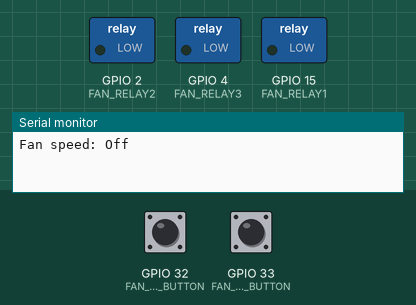
Recording of a sketch running on a simulated ESP32. On the bench: switched loads named in the sketch (green lamp = pin HIGH), the last lines printed to the serial monitor. The test bench sets the inputs (shaded band); at power-on: GPIO 33 (FAN_UP_BUTTON) HIGH, GPIO 32 (FAN_DOWN_BUTTON) HIGH. EEPROM starts erased.

Above: at 1.2 s.
1.3 s: GPIO 33 (FAN_UP_BUTTON) pulled LOW for 0.15 s
At 2.0 s:
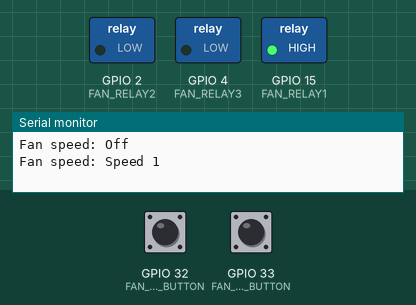
2.9 s: GPIO 33 (FAN_UP_BUTTON) pulled LOW for 1 s
At 3.2 s:
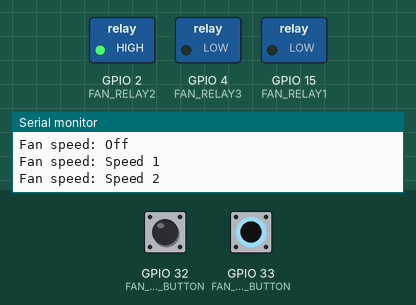
5.4 s: GPIO 33 (FAN_UP_BUTTON) pulled LOW for 0.15 s
At 6.3 s:
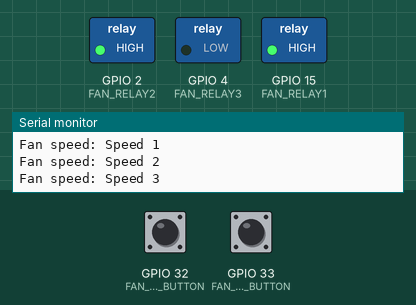
7.0 s: GPIO 33 (FAN_UP_BUTTON) pulled LOW for 3.2 s
At 7.6 s:
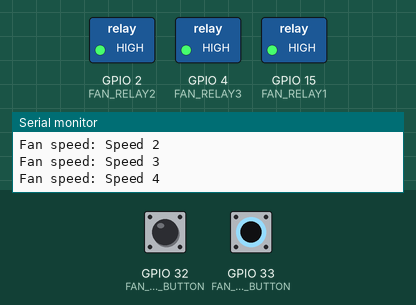
11.7 s: GPIO 32 (FAN_DOWN_BUTTON) pulled LOW for 0.15 s
At 12.3 s:
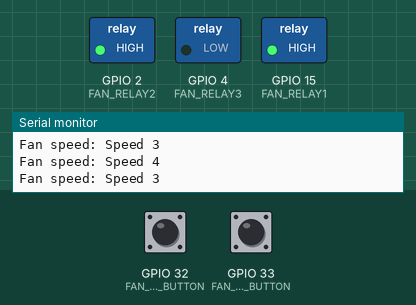
13.3 s: GPIO 32 (FAN_DOWN_BUTTON) pulled LOW for 1 s
At 13.6 s:
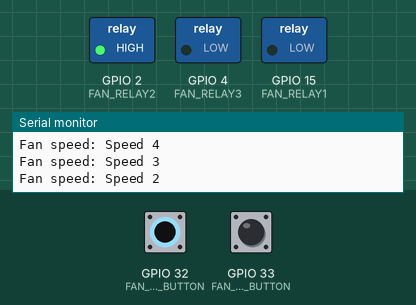
Timing chart, 0 to 16.3 s (numbered marks = the images above; inputs shaded):
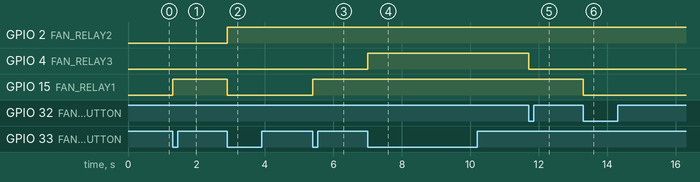

Measured:
- after the input at 1.3 s, GPIO 15 (FAN_RELAY1): LOW → HIGH at once
- after the input at 2.9 s, GPIO 2 (FAN_RELAY2): LOW → HIGH at once; GPIO 15 (FAN_RELAY1): HIGH → LOW at once
- after the input at 5.4 s, GPIO 15 (FAN_RELAY1): LOW → HIGH at once
- after the input at 7.0 s, GPIO 4 (FAN_RELAY3): LOW → HIGH at once
- after the input at 11.7 s, GPIO 4 (FAN_RELAY3): HIGH → LOW at once
- after the input at 13.3 s, GPIO 15 (FAN_RELAY1): HIGH → LOW at once

The sketch:

Fan.ino
```cpp
#include <Preferences.h>

// Define the GPIO pins for the fan relays
#define FAN_RELAY1 15
#define FAN_RELAY2 2
#define FAN_RELAY3 4

// Define the GPIO pins for the fan buttons
#define FAN_UP_BUTTON 33
#define FAN_DOWN_BUTTON 32


int currentSpeed = 0;
Preferences preferences;

// Debounce variables
unsigned long lastDebounceTimeUp = 0;
unsigned long lastDebounceTimeDown = 0;
unsigned long debounceDelay = 50; // 50 milliseconds

// To track button press state
bool buttonUpPressed = false;
bool buttonDownPressed = false;

void setup() {
    Serial.begin(9600);

    // Open the Preferences namespace
    preferences.begin("fan_state", false);

    // Set the fan relay pins as outputs
    pinMode(FAN_RELAY1, OUTPUT);
    pinMode(FAN_RELAY2, OUTPUT);
    pinMode(FAN_RELAY3, OUTPUT);

    // Set the fan button pins as inputs with pull-up resistors
    pinMode(FAN_UP_BUTTON, INPUT_PULLUP);
    pinMode(FAN_DOWN_BUTTON, INPUT_PULLUP);

    // Restore the last fan speed from the preferences
    currentSpeed = preferences.getInt("current_speed", 0);
    fanSpeedControl(currentSpeed);

    // Print the initial fan speed status
    printFanSpeedStatus();
}

void loop() {
    manualFanControl();
}

void manualFanControl() {
    // Read the state of the increment button
    int readingUp = digitalRead(FAN_UP_BUTTON);

    if (readingUp == LOW && !buttonUpPressed && (millis() - lastDebounceTimeUp) > debounceDelay) {
        if (currentSpeed < 4) {
            currentSpeed++;
            fanSpeedControl(currentSpeed);
            preferences.putInt("current_speed", currentSpeed);
            printFanSpeedStatus();
        }
        buttonUpPressed = true; // Mark that the button was pressed
        lastDebounceTimeUp = millis(); // Reset debounce timer
    } else if (readingUp == HIGH) {
        buttonUpPressed = false; // Reset when button is released
    }

    // Read the state of the decrement button
    int readingDown = digitalRead(FAN_DOWN_BUTTON);

    if (readingDown == LOW && !buttonDownPressed && (millis() - lastDebounceTimeDown) > debounceDelay) {
        if (currentSpeed > 0) {
            currentSpeed--;
            fanSpeedControl(currentSpeed);
            preferences.putInt("current_speed", currentSpeed);
            printFanSpeedStatus();
        }
        buttonDownPressed = true; // Mark that the button was pressed
        lastDebounceTimeDown = millis(); // Reset debounce timer
    } else if (readingDown == HIGH) {
        buttonDownPressed = false; // Reset when button is released
    }
}

void fanSpeedControl(int fanSpeed) {
    switch (fanSpeed) {
        case 0:
            digitalWrite(FAN_RELAY1, LOW);
            digitalWrite(FAN_RELAY2, LOW);
            digitalWrite(FAN_RELAY3, LOW);
            break;
        case 1:
            digitalWrite(FAN_RELAY1, HIGH);
            digitalWrite(FAN_RELAY2, LOW);
            digitalWrite(FAN_RELAY3, LOW);
            break;
        case 2:
            digitalWrite(FAN_RELAY1, LOW);
            digitalWrite(FAN_RELAY2, HIGH);
            digitalWrite(FAN_RELAY3, LOW);
            break;
        case 3:
            digitalWrite(FAN_RELAY1, HIGH);
            digitalWrite(FAN_RELAY2, HIGH);
            digitalWrite(FAN_RELAY3, LOW);
            break;
        case 4:
            digitalWrite(FAN_RELAY1, HIGH);
            digitalWrite(FAN_RELAY2, HIGH);
            digitalWrite(FAN_RELAY3, HIGH);
            break;
        default:
            break;
    }
}

void printFanSpeedStatus() {
    Serial.print("Fan speed: ");
    switch (currentSpeed) {
        case 0:
            Serial.println("Off");
            break;
        case 1:
            Serial.println("Speed 1");
            break;
        case 2:
            Serial.println("Speed 2");
            break;
        case 3:
            Serial.println("Speed 3");
            break;
        case 4:
            Serial.println("Speed 4");
            break;
        default:
            break;
    }
}
```
